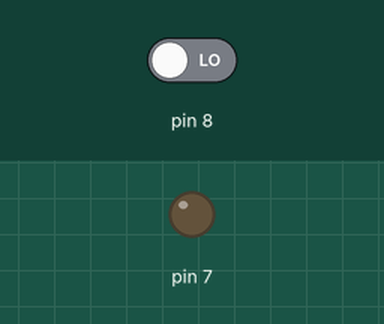
This sketch was run on a simulated Arduino Uno, built with avr-gcc and run on an emulated ATmega328P. Shown: output pins drawn as LEDs (lit = HIGH). The test bench sets the inputs (shaded band); at power-on: pin 8 LOW.

Above: at 1.2 s.
1.3 s: pin 8 driven HIGH
At 2.0 s:
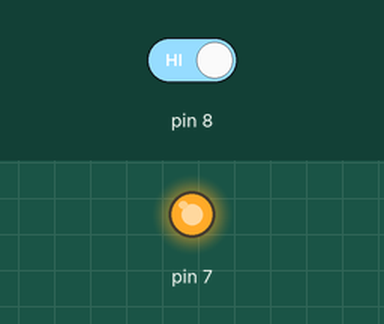
2.8 s: pin 8 driven LOW
At 3.1 s:
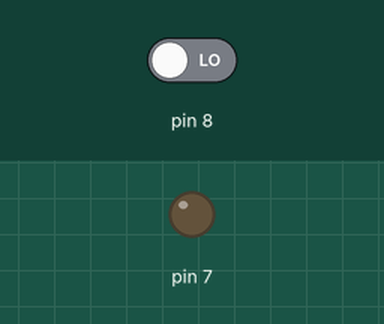
Timing chart, 0 to 5.8 s (numbered marks = the images above; inputs shaded):
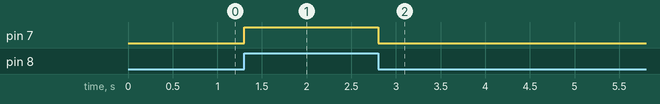

The sketch:

led_btn.ino
```cpp
//
void setup()
{
 pinMode(7,OUTPUT);
 pinMode(8,INPUT);

 digitalWrite(7,LOW);
}

void loop()
{
  if(digitalRead(8)== 1){
  digitalWrite(7, HIGH);
  }
  else{digitalWrite(7, LOW);
  }

}
```

Measured:
- after the input at 1.3 s, pin 7: LOW → HIGH at once
- after the input at 2.8 s, pin 7: HIGH → LOW at once
